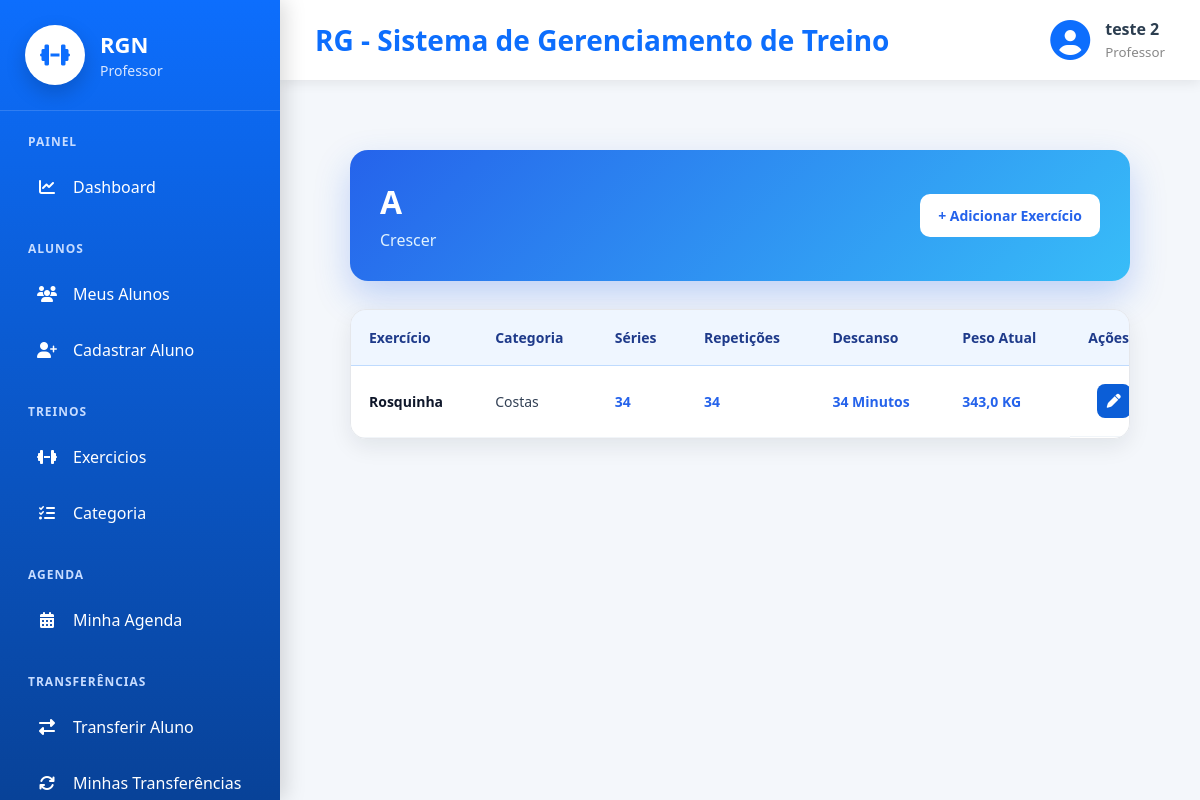
The page /exercicios/treino/1/ (signed in) on the database its author committed.
### cadastros/models.py (models this page shows, shortened)
class Auditoria(models.Model):
    cadastrado_em = models.DateTimeField(auto_now_add=True, verbose_name="Cadastrado em")
    atualizado_em = models.DateTimeField(auto_now=True, verbose_name="Atualizado em")
    class Meta:
        abstract = True

class Pessoa(Auditoria):
    TIPO_CHOICES = [
        ('ALUNO', 'Aluno'),
        ('PROFESSOR', 'Professor')
    ]
    SEXO_CHOICES = [
        ('M', 'Masculino'),
        ('F', 'Feminino'),
        ('O', 'Outro'),
    ]
    NIVEL_CHOICES = [
        (1, 'Iniciante'),
        (2, 'Intermediário'),
        (3, 'Avançado'),
    ]
    tipo = models.CharField(max_length=20, choices=TIPO_CHOICES, verbose_name="Tipo de Pessoa")
    nome = models.CharField(max_length=50, verbose_name="Nome")
    idade = models.IntegerField(verbose_name="Idade", null=True, blank=True)
    cpf = models.CharField(max_length=11, unique=True, verbose_name="CPF")
    telefone = models.CharField(max_length=15, verbose_name="Telefone")
    objetivo = models.TextField(verbose_name="Objetivo", null=True, blank=True)
    sexo = models.CharField(max_length=20, choices=SEXO_CHOICES, verbose_name="Sexo", null=True, blank=True)
    nivel = models.IntegerField(choices=NIVEL_CHOICES, verbose_name="Nível", null=True, blank=True)
    cidade = models.ForeignKey(Cidade, on_delete=models.PROTECT)
    professor = models.ForeignKey("self", on_delete=models.PROTECT, related_name="alunos", limit_choices_to={"tipo": "PROFESSOR"}, null=True, blank=True)
    usuario = models.OneToOneField("auth.User", on_delete=models.CASCADE, related_name="pessoa_usuario")

### exercicio/models.py (models this page shows, shortened)
class Treino(Auditoria):
    aluno = models.ForeignKey(Pessoa, on_delete=models.PROTECT, related_name="Treinos")
    nome_treino = models.CharField(max_length=20, verbose_name="Nome do Treino")
    data_inicio = models.DateField(verbose_name="Data de Inicio")
    data_fim = models.DateField(verbose_name="Data de Encerramento")
    descricao = models.CharField(max_length=100, verbose_name="Descrição")
    cadastrado_por = models.ForeignKey(Pessoa, on_delete=models.PROTECT)

class ExercicioTreino(Auditoria):
    treino = models.ForeignKey(Treino, on_delete=models.PROTECT, related_name="exercicio_do_treino")
    exercicio = models.ForeignKey(Exercicio, on_delete=models.PROTECT)
    series = models.IntegerField(verbose_name="Séries")
    repeticoes = models.IntegerField(verbose_name="Repetições")
    descanso = models.IntegerField(verbose_name="Descanso")
    peso_atual = models.FloatField(verbose_name="Peso Atual")
    cadastrado_por = models.ForeignKey(Pessoa, on_delete=models.PROTECT)

class Exercicio(Auditoria):
    nome = models.CharField(max_length=100, verbose_name="Nome do Exercicio")
    categoria = models.ForeignKey(Categoria, on_delete=models.PROTECT)
    descricao = models.CharField(max_length=150, verbose_name="Descrição")
    cadastrado_por = models.ForeignKey(Pessoa, on_delete=models.PROTECT)

class Categoria(Auditoria):
    nome = models.CharField(max_length=100, verbose_name="Categoria")

### exercicio/views.py (the view)
# urls.py: path('treino/<int:pk>/', TreinoDetail.as_view(), name='detalhe-treino'),
class TreinoDetail(LoginRequiredMixin, GroupRequiredMixin, DetailView):
    model = Treino
    template_name = 'detalhe_treino.html'
    context_object_name = 'treino'
    group_required = ["Professor", "Administrador"]
    def get_context_data(self, **kwargs):
        context = super().get_context_data(**kwargs)
        context['exercicios_treino'] = ExercicioTreino.objects.filter(
            treino=self.object
        ).select_related('exercicio', 'exercicio__categoria')
        return context

### exercicio/templates/detalhe_treino.html (shortened to what this page needs)
{% extends 'modelo.html' %}
{% load static %}
{% block css %}
<link rel="stylesheet" href="{% static 'css/paginas/modelo.css' %}">
<link rel="stylesheet" href="{% static 'css/exercicio/detalhe_treino.css' %}">
{% endblock %}
{% block main %}
<div class="list-container">
    <div class="list-header">
        <div>
            <h2>{{ treino.nome_treino }}</h2>
            <p>{{ treino.descricao }}</p>
        </div>
        <a href="{% url 'cadastrar-exercicioTreino' treino.id %}" class="btn-novo">
            + Adicionar Exercício
        </a>
    </div>
    <div class="table-container">
        <table class="table-list">
            <thead>
                <tr>
                    <th>Exercício</th>
                    <th>Categoria</th>
                    <th>Séries</th>
                    <th>Repetições</th>
                    <th>Descanso</th>
                    <th>Peso Atual</th>
                    <th>Ações</th>
                </tr>
            </thead>
            <tbody>
                {% for item in exercicios_treino %}
                <tr>
                    <td>{{ item.exercicio.nome }}</td>
                    <td>{{ item.exercicio.categoria.nome }}</td>
                    <td>{{ item.series }}</td>
                    <td>{{ item.repeticoes }}</td>
                    <td>{{ item.descanso }} Minutos</td>
                    <td>{{ item.peso_atual }} KG</td>
                    <td class="acoes">
                        <a href="{% url 'editar-exercicioTreino' item.id %}"
                            class="btn-editar">
                            <i class="fas fa-pen"></i>
                        </a>
                    </td>
                </tr>
                {% empty %}
                <tr>
                    <td colspan="6" class="sem-registro">
                        Nenhum exercício adicionado neste treino.
                    </td>
                </tr>
                {% endfor %}
            </tbody>
        </table>
    </div>
</div>
{% endblock %}

### paginas/templates/modelo.html (shortened to what this page needs)
{% load static %}
<!DOCTYPE html>
<html lang="pt-br">
<head>
    <link rel="stylesheet" href="{% static 'css/paginas/modelo.css' %}">
    <link rel="stylesheet" href="{% static 'css/paginas/menu.css' %}">
    <link rel="stylesheet" href="{% static 'css/paginas/dashboard/dashboard_admin.css' %}">
    <link rel="stylesheet" href="{% static 'css/paginas/dashboard/dashboard_aluno.css' %}">
    <link rel="stylesheet" href="{% static 'css/paginas/dashboard/dashboard_professor.css' %}">
    <link rel="stylesheet"
          href="https://cdnjs.cloudflare.com/ajax/libs/font-awesome/6.7.2/css/all.min.css">
    {% block css %}
    {% endblock %}
</head>
<body>
<div class="layout">
    {% if request.user.is_authenticated %}
        {% if is_admin %}
            {% include 'menus/menu_admin.html' %}
        {% elif is_professor %}
            {% include 'menus/menu_professor.html' %}
        {% elif is_aluno %}
            {% include 'menus/menu_aluno.html' %}
        {% endif %}
    {% endif %}
    <div class="main-area">
        <header class="topbar">
            <div class="titulo">
                <h2>
                    {% block titulo %}
                        RG - Sistema de Gerenciamento de Treino
                    {% endblock %}
                </h2>
            </div>
            {% if request.user.is_authenticated %}
            <div class="usuario">
                <i class="fas fa-circle-user"></i>
                <div>
                    <strong>
                        {{ request.user.pessoa_usuario.nome }}
                    </strong>
                    <small>
                        {% if is_admin %}
                            Administrador
                        {% elif is_professor %}
                            Professor
                        {% elif is_aluno %}
                            Aluno
                        {% endif %}
                    </small>
                </div>
            </div>
            {% endif %}
        </header>
        <main class="conteudo">
            {% block main %}
            {% endblock %}
        </main>
    </div>
</div>
</body>
</html>

### static/css/paginas/modelo.css (style rules this page uses)
* { margin:0; padding:0; box-sizing:border-box; font-family:"Segoe UI",sans-serif; }
body { background:#f4f7fb; color:#2c3e50; }
.layout { display:flex; min-height:100vh; }
.main-area { margin-left:280px; width:calc(100% - 280px); display:flex; flex-direction:column; }
.topbar { height:80px; background:white; display:flex; justify-content:space-between; align-items:center; padding:0 35px; box-shadow:0 3px 12px rgba(0,0,0,.08); }
.titulo h2 { color:#0d6efd; font-size:28px; }
.usuario { display:flex; align-items:center; gap:15px; }
.usuario i { font-size:40px; color:#0d6efd; }
.usuario strong { display:block; font-size:16px; }
.usuario small { color:#888; }
.conteudo { flex:1; padding:35px; }

### static/css/paginas/dashboard/dashboard_admin.css (style rules this page uses)
* { margin:0; padding:0; box-sizing:border-box; }

### static/css/exercicio/detalhe_treino.css (style rules this page uses)
.list-container { padding: 35px; }
.list-header { background: linear-gradient(135deg, #2563eb, #38bdf8); color: #ffffff; border-radius: 18px; padding: 30px; margin-bottom: 28px; display: flex; justify-content: space-between; align-items: center; box-shadow: 0 15px 35px rgba(37, 99, 235, 0.25); }
.list-header h2 { font-size: 32px; margin-bottom: 6px; }
.list-header p { color: #e0f2fe; }
.btn-novo { text-decoration: none; background: #ffffff; color: #2563eb; padding: 12px 18px; border-radius: 10px; font-weight: 700; font-size: 14px; transition: 0.25s; }
.table-container { background: #ffffff; border-radius: 16px; overflow-x: auto; border: 1px solid #e5e7eb; box-shadow: 0 8px 22px rgba(15, 23, 42, 0.08); }
.table-list { width: 100%; border-collapse: collapse; min-width: 850px; }
.table-list thead { background: #eff6ff; }
.table-list th { color: #1e3a8a; font-size: 14px; text-align: left; padding: 18px; border-bottom: 1px solid #bfdbfe; }
.table-list td { color: #334155; font-size: 14px; padding: 18px; border-bottom: 1px solid #f1f5f9; }
.table-list tbody tr { transition: 0.2s; }
.table-list td:nth-child(3), .table-list td:nth-child(4), .table-list td:nth-child(5), .table-list td:nth-child(6) { font-weight: 700; color: #2563eb; }
.table-list td:first-child { font-weight: 700; color: #0f172a; }
.acoes { display:flex; justify-content:center; gap:10px; }
.btn-editar, .btn-excluir { width:34px; height:34px; display:flex; align-items:center; justify-content:center; border-radius:8px; color:#fff; text-decoration:none; transition:.25s; }
.btn-editar { background:#0B5ED7; }

### rows shown on the page
Treino: nome_treino "A", descricao "Crescer"
ExercicioTreino: exercicio.nome "Rosquinha", exercicio.categoria.nome "Costas", series "34", repeticoes "34", descanso "34", peso_atual "343,0"

### other values the page prints
{{ request.user.pessoa_usuario.nome }} "teste 2"
